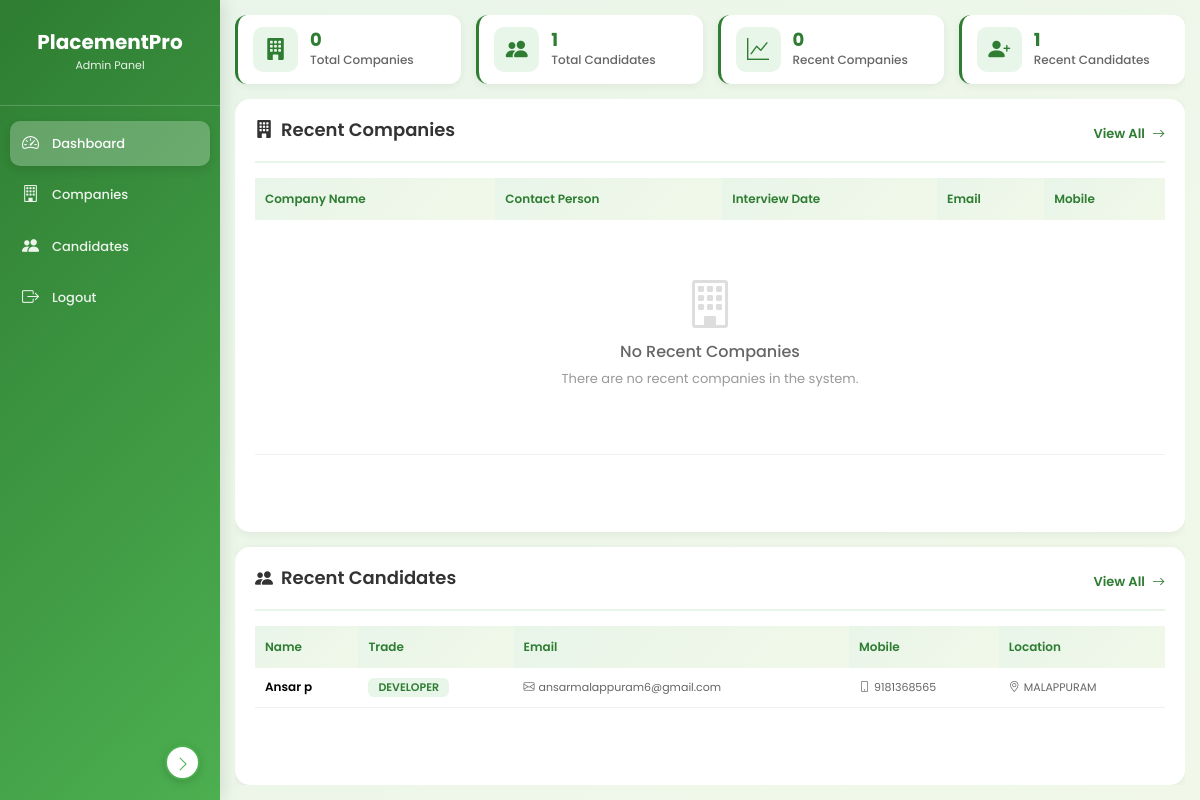
The app's page /dashboard/ (signed in), older data.
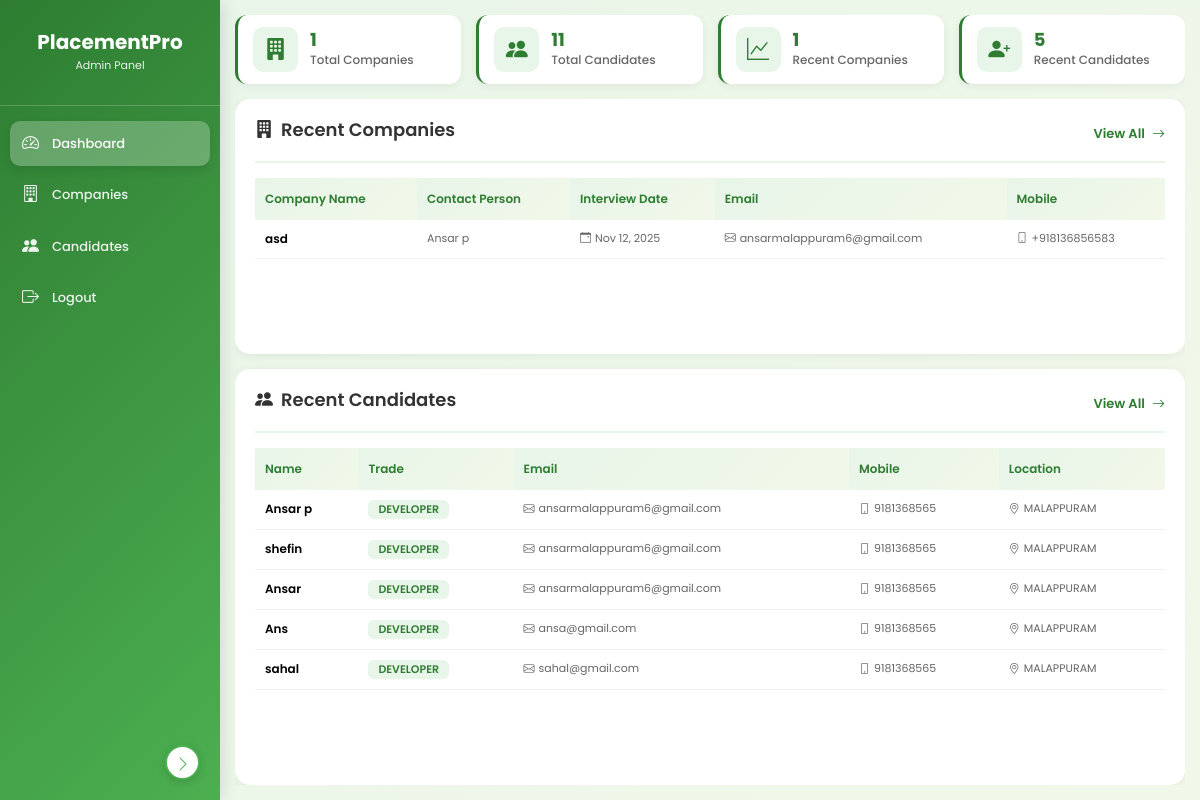
The same page, newer data.
### web/models.py (models this page shows, shortened)
class CandidateRegistration(models.Model):
    GENDER_CHOICES = (
        ('male', 'Male'),
        ('female', 'Female'),
        ('other', 'Other'),
    )
    CATEGORY_CHOICES = (
        ('general', 'General'),
        ('obc', 'OBC'),
        ('sc', 'SC'),
        ('st', 'ST'),
        ('ews', 'EWS'),
    )
    STATUS_CHOICES = (
        ('pending', 'Pending'),
        ('selected', 'Selected'),
        ('rejected', 'Rejected'),
    )
    name = models.CharField(max_length=200)
    dob = models.DateField()
    gender = models.CharField(max_length=10, choices=GENDER_CHOICES)
    category = models.CharField(max_length=20, choices=CATEGORY_CHOICES)
    district = models.CharField(max_length=100)
    post_office = models.CharField(max_length=100)
    mobile = models.CharField(max_length=15)
    email = models.EmailField()
    trade = models.CharField(max_length=100)
    passout_year = models.IntegerField()
    institute = models.CharField(max_length=300)
    experience = models.TextField()
    status = models.CharField(max_length=20, choices=STATUS_CHOICES, default='pending')
    created_at = models.DateTimeField(auto_now_add=True)

class CompanyRegistration(models.Model):
    interview_date = models.DateField()
    company_name = models.CharField(max_length=200)
    contact_person = models.CharField(max_length=100)
    designation = models.CharField(max_length=100)
    email = models.EmailField()
    whatsapp = models.CharField(max_length=15)
    mobile = models.CharField(max_length=15)
    location = models.CharField(max_length=200)
    post = models.CharField(max_length=100)
    vacancies = models.IntegerField()
    salary = models.CharField(max_length=100)
    created_at = models.DateTimeField(auto_now_add=True)

### web/views.py (the view)
# urls.py: path('dashboard/', views.dashboard, name='dashboard'),
@login_required
def dashboard(request):
    try:
        if request.user.profile.user_type != 'admin':
            messages.error(request, 'Access denied. Admin only.')
            logout(request)
            return redirect('web:login')
    except:
        messages.error(request, 'Access denied.')
        logout(request)
        return redirect('web:login')
    total_companies = CompanyRegistration.objects.count()
    total_candidates = CandidateRegistration.objects.count()
    recent_companies = CompanyRegistration.objects.order_by('-created_at')[:5]
    recent_candidates = CandidateRegistration.objects.order_by('-created_at')[:5]
    context = {
        'total_companies': total_companies,
        'total_candidates': total_candidates,
        'recent_companies': recent_companies,
        'recent_candidates': recent_candidates,
    }
    return render(request, 'web/dashboard.html', context)

### templates/web/dashboard.html (shortened to what this page needs)
<!DOCTYPE html>
<html lang="en">
<head>
    <link href="https://cdn.jsdelivr.net/npm/bootstrap@5.3.3/dist/css/bootstrap.min.css" rel="stylesheet">
    <link rel="stylesheet" href="https://cdn.jsdelivr.net/npm/bootstrap-icons@1.11.1/font/bootstrap-icons.css">
</head>
<body>
    <div class="sidebar" id="sidebar">
        <div class="sidebar-toggle" onclick="toggleSidebar()">
            <i class="bi bi-chevron-left"></i>
        </div>
        <div class="sidebar-header">
            <h2>PlacementPro</h2>
            <p>Admin Panel</p>
        </div>
        <ul class="sidebar-menu">
            <li><a href="{% url 'web:dashboard' %}" class="active" data-tooltip="Dashboard"><i class="bi bi-speedometer2"></i> <span class="menu-text">Dashboard</span></a></li>
            <li><a href="{% url 'web:view_companies' %}" data-tooltip="Companies"><i class="bi bi-building"></i> <span class="menu-text">Companies</span></a></li>
            <li><a href="{% url 'web:view_candidates' %}" data-tooltip="Candidates"><i class="bi bi-people-fill"></i> <span class="menu-text">Candidates</span></a></li>
            <li><a href="{% url 'web:logout' %}" data-tooltip="Logout"><i class="bi bi-box-arrow-right"></i> <span class="menu-text">Logout</span></a></li>
        </ul>
    </div>
    <div class="main-content" id="mainContent">
        <div class="dashboard-content">
            <div class="stats-grid">
                <div class="stat-card">
                    <div class="stat-icon">
                        <i class="bi bi-building-fill"></i>
                    </div>
                    <div class="stat-content">
                        <h3>{{ total_companies }}</h3>
                        <p>Total Companies</p>
                    </div>
                </div>
                <div class="stat-card">
                    <div class="stat-icon">
                        <i class="bi bi-people-fill"></i>
                    </div>
                    <div class="stat-content">
                        <h3>{{ total_candidates }}</h3>
                        <p>Total Candidates</p>
                    </div>
                </div>
                <div class="stat-card">
                    <div class="stat-icon">
                        <i class="bi bi-graph-up"></i>
                    </div>
                    <div class="stat-content">
                        <h3>{{ recent_companies|length }}</h3>
                        <p>Recent Companies</p>
                    </div>
                </div>
                <div class="stat-card">
                    <div class="stat-icon">
                        <i class="bi bi-person-plus-fill"></i>
                    </div>
                    <div class="stat-content">
                        <h3>{{ recent_candidates|length }}</h3>
                        <p>Recent Candidates</p>
                    </div>
                </div>
            </div>
            <div class="tables-container">
                <div class="content-section">
                    <div class="section-header">
                        <h3>
                            <i class="bi bi-building-fill"></i>
                            Recent Companies
                        </h3>
                        <a href="{% url 'web:view_companies' %}">
                            View All <i class="bi bi-arrow-right ms-1"></i>
                        </a>
                    </div>
                    <div class="table-wrapper">
                        <table class="table table-hover">
                            <thead>
                                <tr>
                                    <th>Company Name</th>
                                    <th>Contact Person</th>
                                    <th>Interview Date</th>
                                    <th>Email</th>
                                    <th>Mobile</th>
                                </tr>
                            </thead>
                            <tbody>
                                {% for company in recent_companies %}
                                <tr>
                                    <td class="name-cell">{{ company.company_name }}</td>
                                    <td class="info-cell">
                                        <small>{{ company.contact_person }}</small>
                                    </td>
                                    <td class="info-cell">
                                        <small><i class="bi bi-calendar-event me-1"></i>{{ company.interview_date|date:"M d, Y" }}</small>
                                    </td>
                                    <td class="info-cell">
                                        <small><i class="bi bi-envelope me-1"></i>{{ company.email }}</small>
                                    </td>
                                    <td class="info-cell">
                                        <small><i class="bi bi-phone me-1"></i>{{ company.mobile }}</small>
                                    </td>
                                </tr>
                                {% empty %}
                                <tr>
                                    <td colspan="5">
                                        <div class="empty-state">
                                            <i class="bi bi-building"></i>
                                            <h4>No Recent Companies</h4>
                                            <p>There are no recent companies in the system.</p>
                                        </div>
                                    </td>
                                </tr>
                                {% endfor %}
                            </tbody>
                        </table>
                    </div>
                </div>
                <div class="content-section">
                    <div class="section-header">
                        <h3>
                            <i class="bi bi-people-fill"></i>
                            Recent Candidates
                        </h3>
                        <a href="{% url 'web:view_candidates' %}">
                            View All <i class="bi bi-arrow-right ms-1"></i>
                        </a>
                    </div>
                    <div class="table-wrapper">
                        <table class="table table-hover">
                            <thead>
                                <tr>
                                    <th>Name</th>
                                    <th>Trade</th>
                                    <th>Email</th>
                                    <th>Mobile</th>
                                    <th>Location</th>
                                </tr>
                            </thead>
                            <tbody>
                                {% for candidate in recent_candidates %}
                                <tr>
                                    <td class="name-cell">{{ candidate.name }}</td>
                                    <td>
                                        <span class="badge">{{ candidate.trade }}</span>
                                    </td>
                                    <td class="info-cell">
                                        <small><i class="bi bi-envelope me-1"></i>{{ candidate.email }}</small>
                                    </td>
                                    <td class="info-cell">
                                        <small><i class="bi bi-phone me-1"></i>{{ candidate.mobile }}</small>
                                    </td>
                                    <td class="info-cell">
                                        <small><i class="bi bi-geo-alt me-1"></i>{{ candidate.district }}</small>
                                    </td>
                                </tr>
                                {% endfor %}
                            </tbody>
                        </table>
                    </div>
                </div>
            </div>
        </div>
    </div>
</body>
</html>

Row changes from the older to the newer data that the page shows:
added CompanyRegistration: company_name "asd", contact_person "Ansar p", interview_date "Nov 12, 2025", email "ansarmalappuram6@gmail.com", mobile "+918136856583"
added CandidateRegistration: name "shefin", trade "DEVELOPER", email "ansarmalappuram6@gmail.com", mobile "9181368565", district "MALAPPURAM"
added CandidateRegistration: name "Ansar", trade "DEVELOPER", email "ansarmalappuram6@gmail.com", mobile "9181368565", district "MALAPPURAM"
added CandidateRegistration: name "Ans", trade "DEVELOPER", email "ansa@gmail.com", mobile "9181368565", district "MALAPPURAM"
added CandidateRegistration: name "sahal", trade "DEVELOPER", email "sahal@gmail.com", mobile "9181368565", district "MALAPPURAM"
Text that changed along with them:
{{ total_companies }}: "0" → "1"
{{ total_candidates }}: "1" → "11"
{{ recent_companies|length }}: "0" → "1"
{{ recent_candidates|length }}: "1" → "5"
text no longer shown: "No Recent Companies There are no recent companies in the system."
